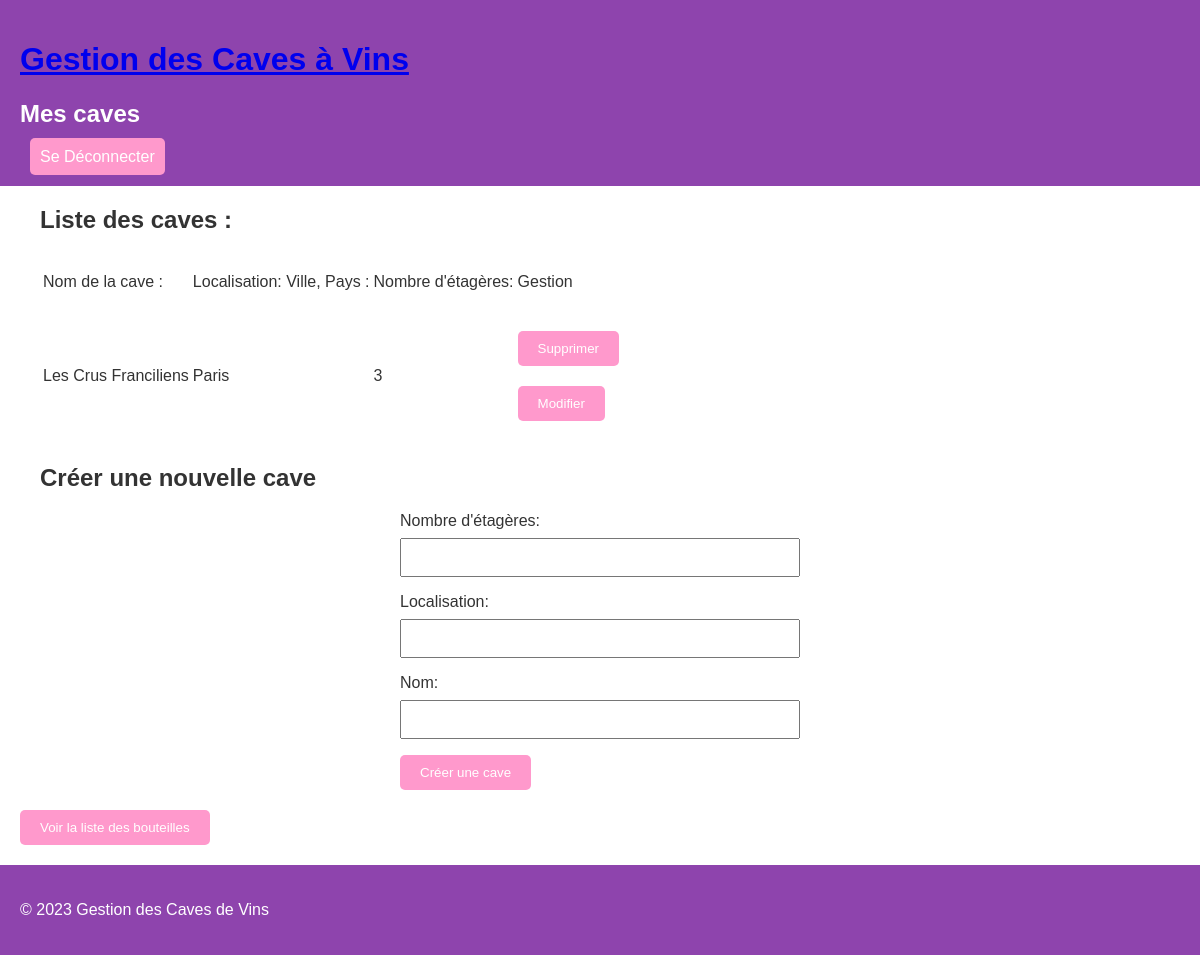
Screenshot of /lobby (signed in) with the database file from the repository.
### tables this page shows
CREATE TABLE Possession (id_user INTEGER, id_cave INTEGER, FOREIGN KEY(id_user) REFERENCES User(id), FOREIGN KEY(id_cave) REFERENCES Cave(id));

CREATE TABLE Cave (id INTEGER NOT NULL PRIMARY KEY AUTOINCREMENT, nb_etagere INTEGER, localisation TEXTE, nom TEXTE);

### app.py (the view)
@app.route("/lobby", methods=["GET", "POST"])
def lobby():
    user = action.User(session["nom"], session["prenom"], session["login"], id = session["id"])
    list_id_cave = action.User.caves_perso(user)
    if list_id_cave == None :
        return render_template("lobby.html", nb_cave = 0, connecte = True)
    else:
        return render_template("lobby.html", list_cave = list_id_cave, connecte = True)

### db.py (called while the page is built)
def connect_db():
    return sqlite3.connect("./viticulture.db")

def adapte(sql_data):
    py_data = sql_data.fetchall()
    return py_data

def sql_list_cave(id_user):
    query = "SELECT * FROM Possession JOIN Cave ON Possession.id_cave = Cave.id WHERE id_user = '" + str(id_user) + "' ;"
    return query

### objet.py (called while the page is built)
    def caves_perso(self):
        connection = db.connect_db()
        cursor = connection.cursor()
        row = cursor.execute(db.sql_list_cave(self.id))
        data = db.adapte(row)
        connection.close()
        caves_trouvees = []
        for cave in range(len(data)) :
            cave_actuelle = [data[cave][3], data[cave][4], data[cave][5], data[cave][1]]
            caves_trouvees.append(cave_actuelle)
        return caves_trouvees

### templates/lobby.html (shortened to what this page needs)
{% extends "layout.html" %}
{% block title %} Mes caves {% endblock %}
{% block content %}
    <section>
        {% if nb_cave == 0 %}
        <p>Vous êtes passionné de vin et souhaitez commencer votre collection ?
        Ne tardez plus, créez votre première cave dès maintenant pour organiser et suivre votre collection de vins préférés. </p>
        <p>Que vous soyez un amateur débutant ou un connaisseur expérimenté, notre plateforme vous permet de gérer facilement vos bouteilles, de connaître leur emplacement et de garder une trace de votre collection grandissante.
            Cliquez sur le bouton ci-dessous pour démarrer votre aventure vinicole et créer votre première cave personnalisée.</p>
            <div class="add-cave-form">
                <h2>Créer une nouvelle cave</h2>
                <form method="POST" action="/add_cave">
                    <label for="nb_etageres">Nombre d'étagères:</label>
                    <input type="number" id="nb_etageres" name="nb_etageres" required>
                    <label for="localisation">Localisation:</label>
                    <input type="text" id="localisation" name="localisation" required>
                    <label for="nom">Nom:</label>
                    <input type="text" id="nom" name="nom" required>
                    <button type="submit">Créer ma première cave</button>
                </form>
            </div>
        {% else  %}
                <section class="cave">
                    <h2>Liste des caves :</h2>
                    <table>
                        <tbody>
                            <tr>
                                <td>
                                    <p>Nom de la cave : </p>
                                </td>
                                <td>
                                    <p>Localisation: Ville, Pays : </p>
                                </td>
                                <td>
                                    <p>Nombre d'étagères: </p>
                                </td>
                                <td>
                                    <p>Gestion</p>
                                </td>
                            </tr>
                            {% for cave in list_cave %}
                                <tr>
                                    <td>
                                        {{ cave[2] }}
                                    </td>
                                    <td>
                                        {{ cave[1] }}
                                    </td>
                                    <td>
                                        {{ cave[0] }}
                                    </td>
                                    <td>
                                        <form method="POST" action="/del_cave">
                                            <button class="delete-button">Supprimer</button>
                                        </form>
                                        <form method="POST" action="/modify_cave">
                                            <button class="edit-button">Modifier</button>
                                        </form>
                                    </td>
                                </tr>
                            {% endfor %}
                        </tbody>
                    </table>
                </section>
                <section class="form _new_cave">
                    <h2>Créer une nouvelle cave</h2>
                    <form method="POST" action="/add_cave">
                        <label for="nb_etageres">Nombre d'étagères:</label>
                        <input type="number" id="nb_etageres" name="nb_etageres" required>
                        <label for="localisation">Localisation:</label>
                        <input type="text" id="localisation" name="localisation" required>
                        <label for="nom">Nom:</label>
                        <input type="text" id="nom" name="nom" required>
                        <button type="submit">Créer une cave</button>
                    </form>
                </section>
                <div>
                    <a href="/bouteille"><button>Voir la liste des bouteilles</button></a>
                </div>
        {% endif %}
    </section>
{% endblock %}

### static/style.css (style rules this page uses)
body { background-color: #ffffff; color: #333333; font-family: Arial, sans-serif; margin: 0; padding: 0; }
section { margin: 20px; }
form { max-width: 400px; margin: 20px auto; }
label { display: block; margin-bottom: 8px; }
input { width: 100%; padding: 10px; margin-bottom: 16px; box-sizing: border-box; }
button { background-color: #ff99cc; color: #ffffff; padding: 10px 20px; border: none; border-radius: 5px; cursor: pointer; }

### rows the page displays
Possession: nom "Les Crus Franciliens", localisation "Paris", cave "3"
